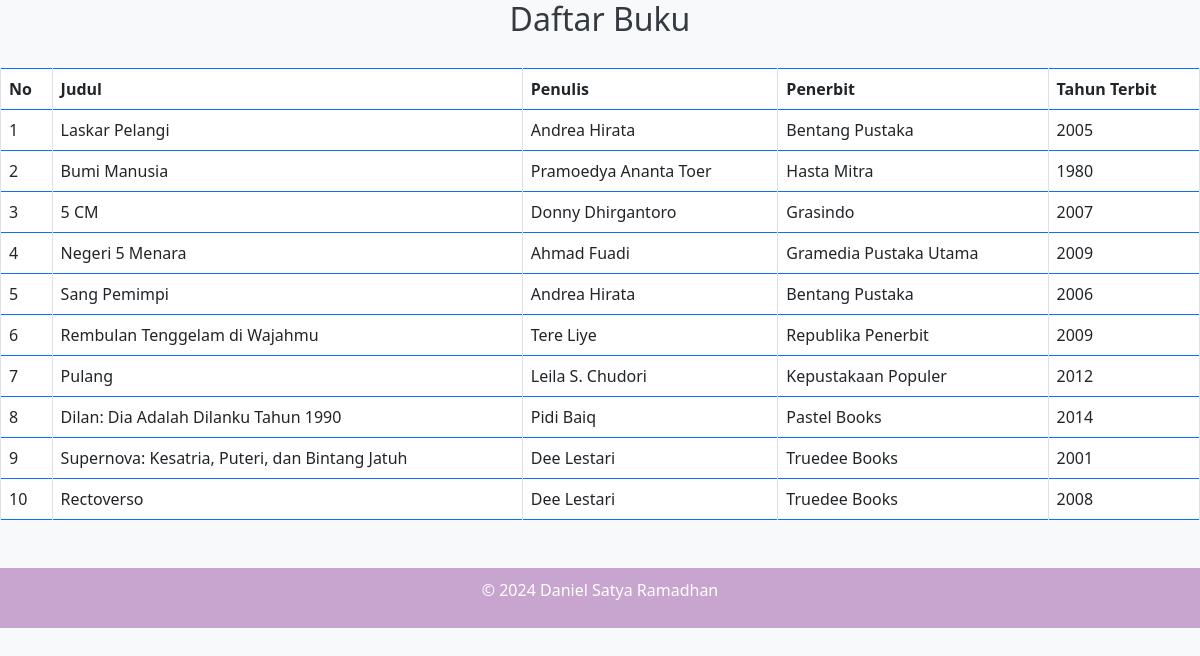
The page / on the database its author committed.
### tables this page shows
CREATE TABLE `buku` (
  `id` int NOT NULL,
  `judul` varchar(100) NOT NULL,
  `penulis` varchar(100) NOT NULL,
  `penerbit` varchar(100) NOT NULL,
  `tahun_terbit` int NOT NULL
);

### index.php (the view, shortened to what this page needs)
<?php
include 'koneksi.php';
$sql = "SELECT judul, penulis, penerbit, tahun_terbit FROM buku";
$result = $conn->query($sql);
?>
<!DOCTYPE html>
<html lang="en">
<head>
    <link href="https://cdn.jsdelivr.net/npm/bootstrap@5.3.0-alpha1/dist/css/bootstrap.min.css" rel="stylesheet">
</head>
<body>
    <h2 class="text-center mb-4">Daftar Buku</h2>
    <table class="table table-bordered border-primary">
        <thead class="table-Light">
            <tr>
                <th>No</th>
                <th>Judul</th>
                <th>Penulis</th>
                <th>Penerbit</th>
                <th>Tahun Terbit</th>
            </tr>
        </thead>
        <tbody>
            <?php
            if ($result->num_rows > 0) {
                $no = 1;
                while($row = $result->fetch_assoc()) {
                    echo "<tr>";
                    echo "<td>" . $no++ . "</td>";
                    echo "<td>" . $row["judul"] . "</td>";
                    echo "<td>" . $row["penulis"] . "</td>";
                    echo "<td>" . $row["penerbit"] . "</td>";
                    echo "<td>" . $row["tahun_terbit"] . "</td>";
                    echo "</tr>";
                }
            } else {
                echo "<tr><td colspan='5' class='text-center'>Tidak ada data buku</td></tr>";
            }
            ?>
        </tbody>
    </table>
<footer class="text-center mt-5 mb-3">
    <p>&copy; 2024 Daniel Satya Ramadhan</p>
</footer>
</body>
</html>

### index.php (style rules this page uses)
body { background-color: #f8f9fa; }
h2 { color: #343a40; }
table { margin-top: 30px; border-collapse: collapse; width: 100%; }
th { background-color: #007bff; color: black; padding: 15px; border: 1px solid #dee2e6; text-align: left; }
td { padding: 15px; border: 1px solid #dee2e6; text-align: left; }
tr { background-color: #d86ce6; }
footer { background-color: #c8a5cf; color: white; padding: 10px 0; position: relative; bottom: 0; width: 100%; }

### rows shown on the page
buku: judul "Laskar Pelangi", penulis "Andrea Hirata", penerbit "Bentang Pustaka", tahun_terbit "2005"
buku: judul "Bumi Manusia", penulis "Pramoedya Ananta Toer", penerbit "Hasta Mitra", tahun_terbit "1980"
buku: judul "5 CM", penulis "Donny Dhirgantoro", penerbit "Grasindo", tahun_terbit "2007"
buku: judul "Negeri 5 Menara", penulis "Ahmad Fuadi", penerbit "Gramedia Pustaka Utama", tahun_terbit "2009"
buku: judul "Sang Pemimpi", penulis "Andrea Hirata", penerbit "Bentang Pustaka", tahun_terbit "2006"
buku: judul "Rembulan Tenggelam di Wajahmu", penulis "Tere Liye", penerbit "Republika Penerbit", tahun_terbit "2009"
buku: judul "Pulang", penulis "Leila S. Chudori", penerbit "Kepustakaan Populer", tahun_terbit "2012"
buku: judul "Dilan: Dia Adalah Dilanku Tahun 1990", penulis "Pidi Baiq", penerbit "Pastel Books", tahun_terbit "2014"
buku: judul "Supernova: Kesatria, Puteri, dan Bintang Jatuh", penulis "Dee Lestari", penerbit "Truedee Books", tahun_terbit "2001"
buku: judul "Rectoverso", penulis "Dee Lestari", penerbit "Truedee Books", tahun_terbit "2008"
